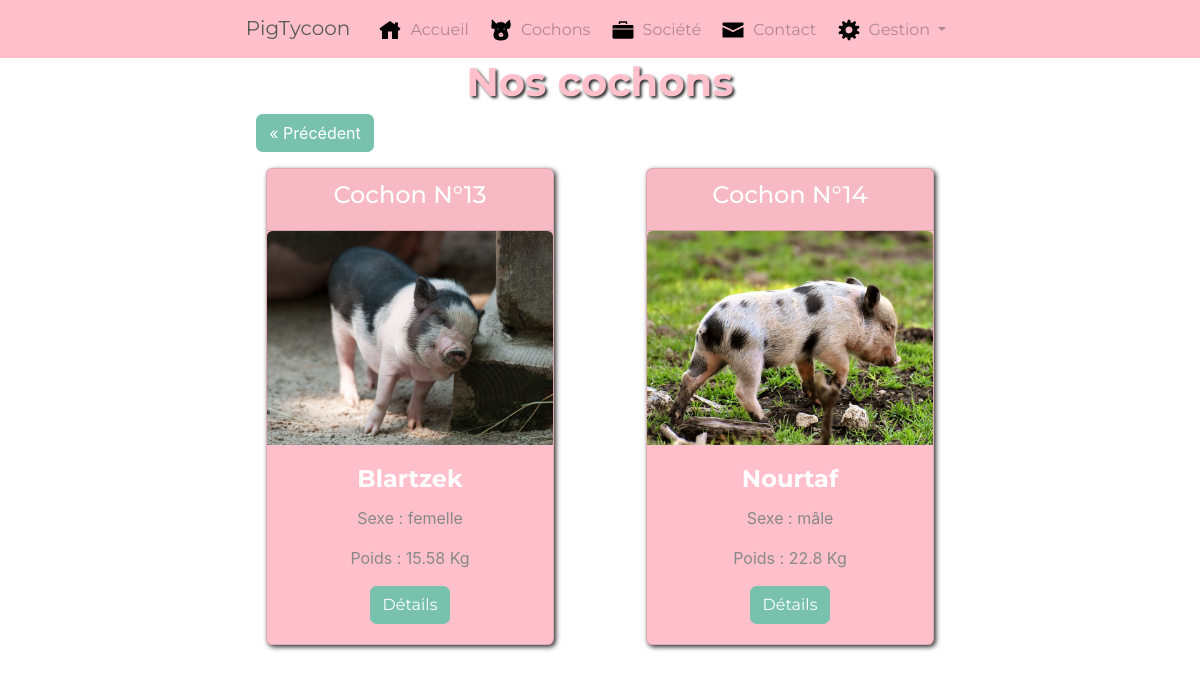
/index.php?action=listPigs&page=3, run on the app's committed database.
### tables this page shows
CREATE TABLE IF NOT EXISTS `pig` (
  `id_pig` int(11) NOT NULL AUTO_INCREMENT,
  `name_pig` varchar(100) NOT NULL,
  `sex_pig` tinyint(4) NOT NULL,
  `weight_pig` decimal(7,3) NOT NULL,
  `mother_pig` int(11) DEFAULT NULL,
  `father_pig` int(11) DEFAULT NULL,
  `birthdate_pig` datetime DEFAULT NULL,
  `deathdate_pig` datetime DEFAULT NULL,
  `state_pig` tinyint(4) NOT NULL DEFAULT '1',
  `thumbnail_pig` int(11) NOT NULL,
  `updated_at_pig` datetime DEFAULT NULL,
  PRIMARY KEY (`id_pig`)
);

CREATE TABLE IF NOT EXISTS `photo` (
  `id_photo` int(11) NOT NULL AUTO_INCREMENT,
  `name_photo` varchar(30) NOT NULL,
  `whichpig_photo` int(11) NOT NULL,
  PRIMARY KEY (`id_photo`)
);

CREATE TABLE IF NOT EXISTS `sex` (
  `id_sex` int(11) NOT NULL,
  `type_sex` varchar(100) NOT NULL,
  PRIMARY KEY (`id_sex`)
);

### controllers/frontoffice.php (called while the page is built, shortened)
<?php
require_once('models/PigManager.php');
function listPigs()
{
    $numpage = (!empty($_GET['page']) ? $_GET['page'] : 1);
    $limite = 6;
    $debut = ($numpage - 1) * $limite;
    $pigManager = new PigManager;
    $pigs = $pigManager->getPageOf6Pigs($debut, $limite);
    require('views/frontoffice/listPigs.php');
}

### models/PigManager.php (called while the page is built, shortened)
<?php
class PigManager extends Manager
{
    function getPageOf6Pigs($debut, $limite)
    {
        $db = $this->dbConnect();
        $req = $db->prepare('SELECT
                           id_pig, name_pig, type_sex,
                           weight_pig, mother_pig, father_pig,
                           DATE_FORMAT(birthdate_pig, \'%d/%m/%Y à %Hh%imin%ss\') AS birthdate_pig,
                           DATE_FORMAT(deathdate_pig, \'%d/%m/%Y à %Hh%imin%ss\'),
                           state_pig, name_photo
                           FROM pig
                           LEFT JOIN photo
                           ON photo.id_photo = pig.thumbnail_pig
                           LEFT JOIN sex
                           ON pig.sex_pig = sex.id_sex
                           ORDER BY id_pig
                           LIMIT :debut, :limite;');
        $req->bindValue('debut', $debut, PDO::PARAM_INT);
        $req->bindValue('limite', $limite, PDO::PARAM_INT);
        $req->execute();
        return $req;
    }
}

### views/frontoffice/listPigs.php (the view, shortened to what this page needs)
<div class="container text-center">
    <h1>Nos cochons</h1>
</div>
<div class="container">
    <div class="row ">
        <div class="col">
            <ul class="pagination">
                <?php if ($numpage != 1) { ?>
                    <li class="page-item">
                        <a class="page-link" href="index.php?action=listPigs&page=<?php echo ($numpage - 1); ?>" aria-label="Previous">
                            <span aria-hidden="true">&laquo; Précédent</span>
                        </a>
                    </li>
                <?php } ?>
            </ul>
        </div>
        <div class="col">
        </div>
    </div>
    <div class="row row-cols-1 row-cols-md-3 row-cols-lg-3 row-cols-xl-3 justify-content-center">
        <?php
        while ($pig = $pigs->fetch()) {
        ?>
            <div class="col d-flex justify-content-center">
                <div class="card text-white bg-primary mb-3" style="max-width: 18rem;">
                    <div class="card-header text-center"><h4>Cochon N°<?= $pig['id_pig'] ?></h4></div>
                    <img src="./public/images/photos/<?= $pig['name_photo'] ?>" class="card-img-top" alt="...">
                    <div class="card-body text-center">
                        <h4 class="card-title"><b><?= htmlspecialchars($pig['name_pig']) ?></b></h4>
                        <p class="card-text text-muted">Sexe : <?= $pig['type_sex'] ?></p>
                        <p class="card-text text-muted">Poids : <?= round($pig['weight_pig'], 2) ?> Kg</p>
                        <a href="<?php echo("index.php?action=pig&id=".$pig['id_pig']) ?>" class="btn btn-primary">Détails</a>
                    </div>
                </div>
            </div>
        <?php
        }
        ?>
    </div>
</div>
<?php require('template.php'); ?>

### public/css/style.css (style rules this page uses)
.bg-primary { background-color: pink !important; }
body { margin-bottom: 100px; background-image: url("../images/others/bg4.jpg") !important; background-size: cover; background-attachment: fixed; }
h1 { color: pink; font-weight: bolder; text-shadow: 2px 2px 3px rgb(44, 44, 44); }
.pagination { width: 100%; text-align: center; }
.pagination li { display: inline-block; margin: 0 auto; }
.card { box-shadow: 2px 2px 5px rgb(44, 44, 44); }

### data on the page
pig: id_pig "13", photo.name_photo (picture), name_pig "Blartzek", sex.type_sex "femelle", weight_pig "15.58"
pig: id_pig "14", photo.name_photo (picture), name_pig "Nourtaf", sex.type_sex "mâle", weight_pig "22.8"
